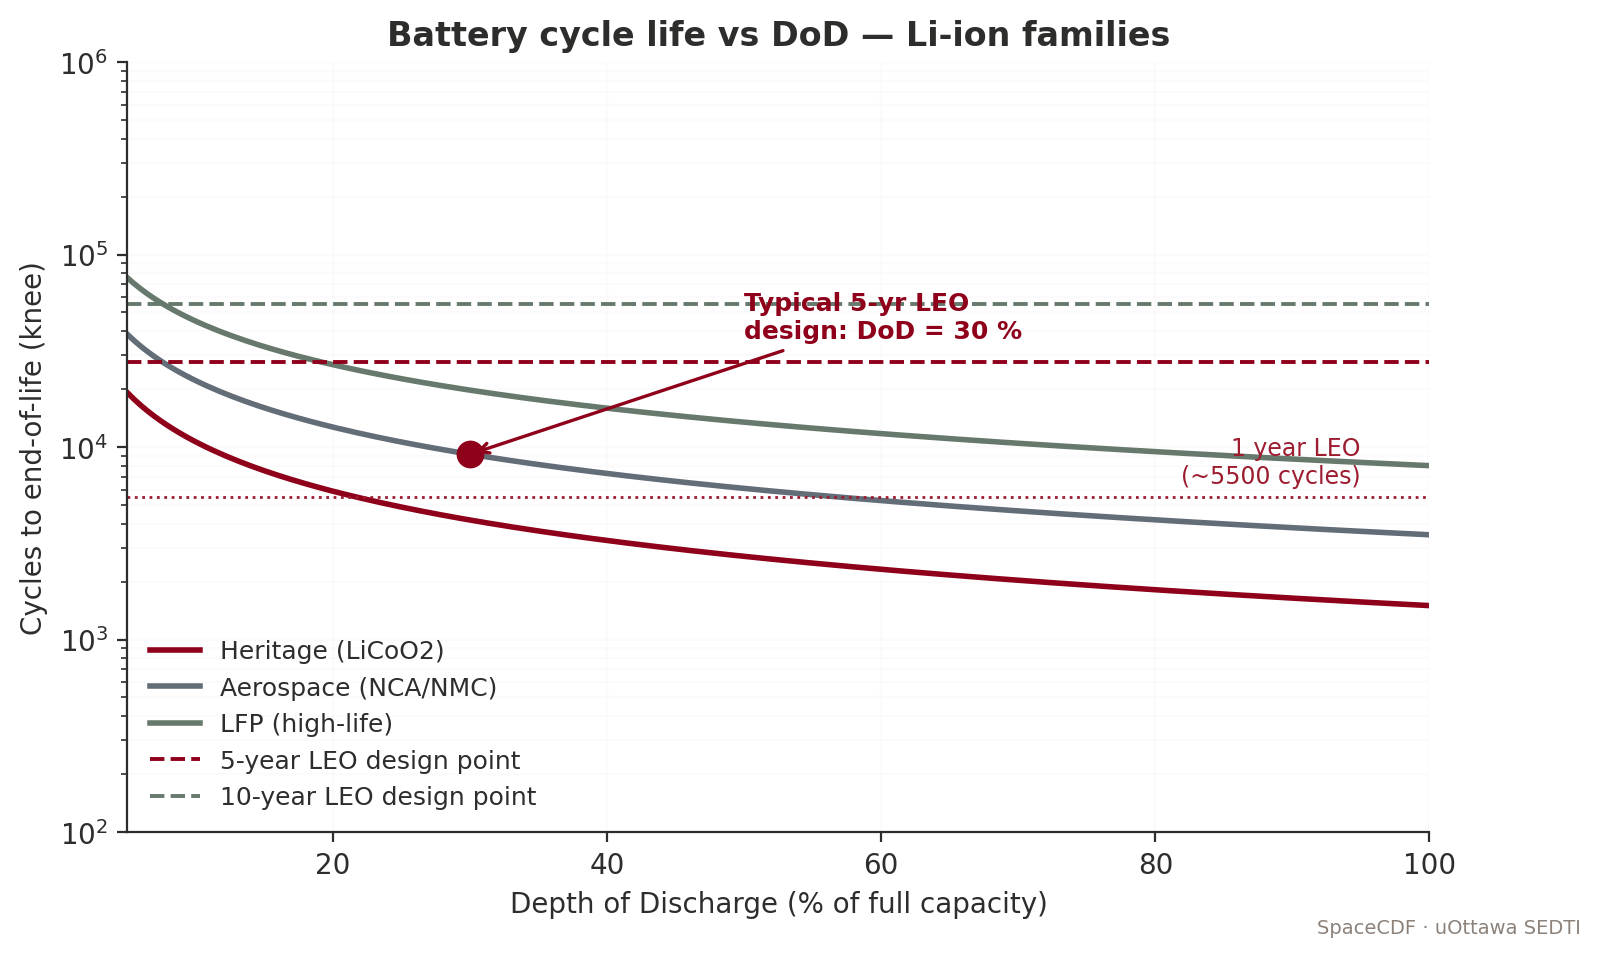

Generate this figure with Python:
"""Battery DoD vs cycle life for Li-ion — design-point trade for LEO."""
import numpy as np
import matplotlib.pyplot as plt
from uottawa_brand import apply_style, COLORS, SERIES, add_footer

apply_style()
fig, ax = plt.subplots(figsize=(8.4, 5.0))

# Approximate cycle-life vs DoD (Li-ion, generic)
# Power-law fit: cycles = A * DoD^(-k), where k ~= 1.6 for typical Li-ion
DoD = np.linspace(5, 100, 200)
A_curves = {
    "Heritage (LiCoO2)":  (1500, 0.85),
    "Aerospace (NCA/NMC)":(3500, 0.80),
    "LFP (high-life)":    (8000, 0.75),
}

for i, (name, (A, k)) in enumerate(A_curves.items()):
    cycles = A * (DoD/100)**(-k)
    ax.semilogy(DoD, cycles, lw=2.0, color=SERIES[i], label=name)

# LEO requirement: 5500 cycles per year for ~96-min orbit
ax.axhline(5500, color=COLORS["garnet_2"], lw=1.0, ls=":")
ax.text(95, 6500, "1 year LEO\n(~5500 cycles)",
        fontsize=8.5, color=COLORS["garnet_2"], ha="right")
ax.axhline(5500*5, color=COLORS["garnet"], lw=1.4, ls="--",
           label="5-year LEO design point")
ax.axhline(5500*10, color=COLORS["green"], lw=1.4, ls="--",
           label="10-year LEO design point")

ax.set_xlabel("Depth of Discharge (% of full capacity)")
ax.set_ylabel("Cycles to end-of-life (knee)")
ax.set_title("Battery cycle life vs DoD — Li-ion families")
ax.set_xlim(5, 100)
ax.set_ylim(100, 1e6)
ax.grid(True, which="both", alpha=0.3)
ax.legend(loc="lower left", frameon=False, fontsize=9)

# Annotate typical CubeSat design point
A0, k0 = A_curves["Aerospace (NCA/NMC)"]
ypoint = A0 * (30/100)**(-k0)
ax.plot(30, ypoint, "o", color=COLORS["garnet"], ms=9)
ax.annotate(f"Typical 5-yr LEO\ndesign: DoD = 30 %",
            xy=(30, ypoint), xytext=(50, ypoint*4),
            fontsize=9, color=COLORS["garnet"], fontweight="bold",
            arrowprops=dict(arrowstyle="->", color=COLORS["garnet"], lw=1.2))
ax.set_ylim(100, 1e6)

add_footer(fig)
fig.savefig("/sessions/serene-eager-noether/mnt/docs/assets/figures/fig_battery_dod.png")
print("OK battery DoD")
